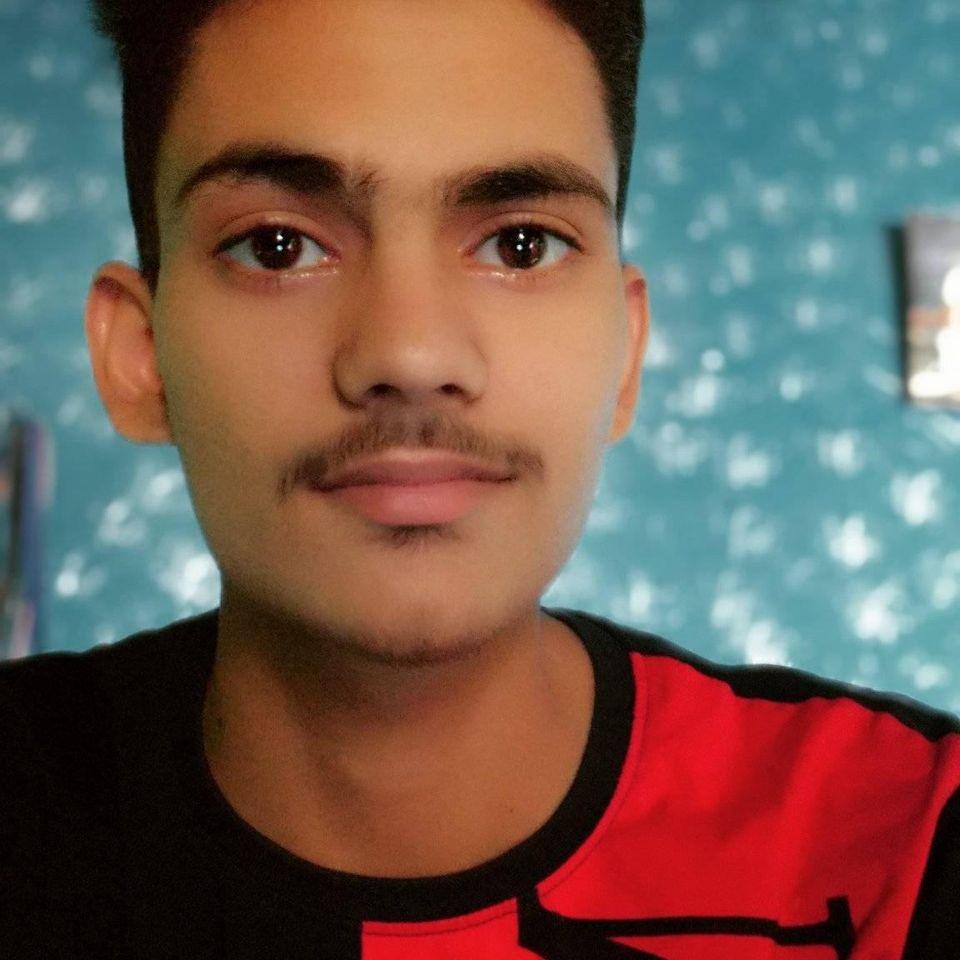
#> input picture src/dp.jpg, 960 x 960 px
$ python chepter9.py
#> lines starting #> are read from the running program, lines starting #| are printed output that depends on the picture; after the words box and inside, x2 and y2 are one past the last pixel; in counts of white or black regions, pixels touching at a corner belong together
##face detection

import cv2
import numpy as np

faceCascade = cv2.CascadeClassifier('haarcascade_frontalface_default.xml')

img =  cv2.imread('src/dp.jpg')
#> img is the input picture: shape (960, 960, 3); mean B, G, R 83.8, 93.3, 115.2
imgGray = cv2.cvtColor(img, cv2.COLOR_BGR2GRAY)
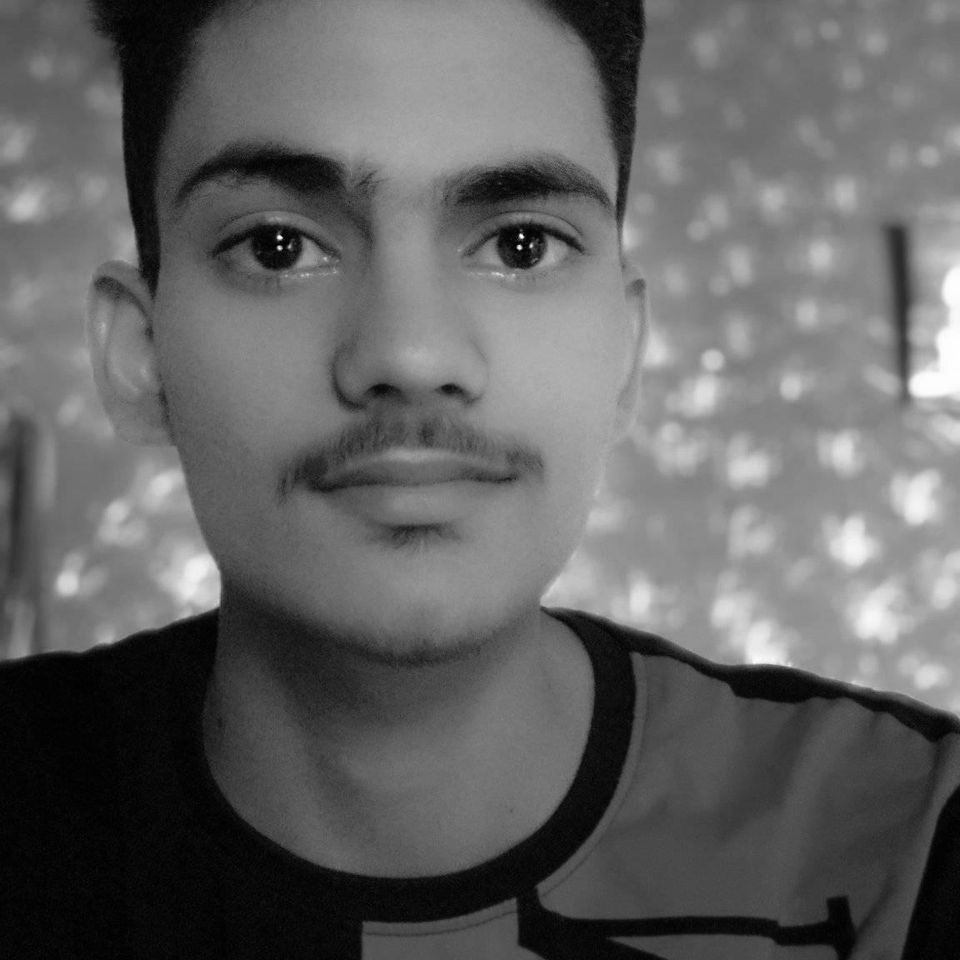
#> imgGray: shape (960, 960); min 0, max 255, mean 98.8

faces = faceCascade.detectMultiScale(imgGray, 1.1, 4)
#> faces = [[126, 30, 561, 561]]
for (x,y,w,h) in faces:
    cv2.rectangle(img, (x,y),(x+w, y+h), (255,0,0), 2)
#> this loop made 1 pass
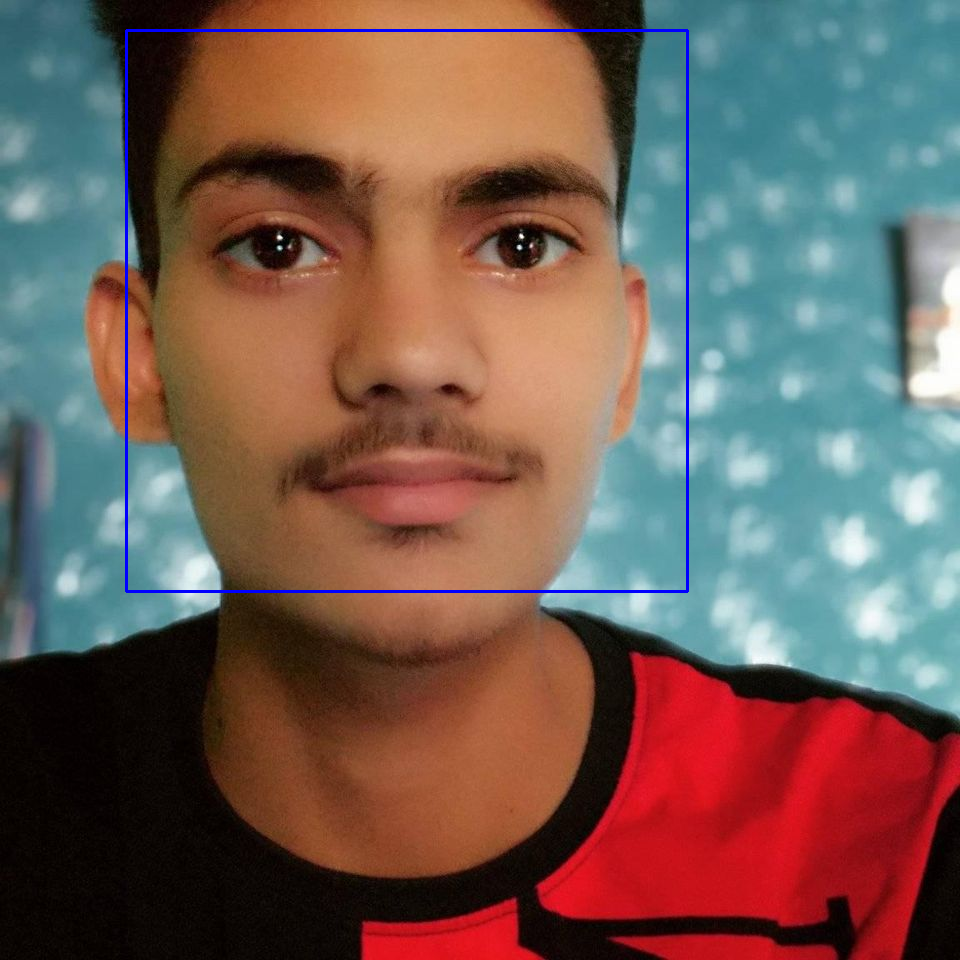
#> img: shape (960, 960, 3); 0.73% of pixels changed, all inside (x1, y1, x2, y2) = (125, 29, 689, 593)

cv2.imshow("Image",img)

cv2.waitKey()
